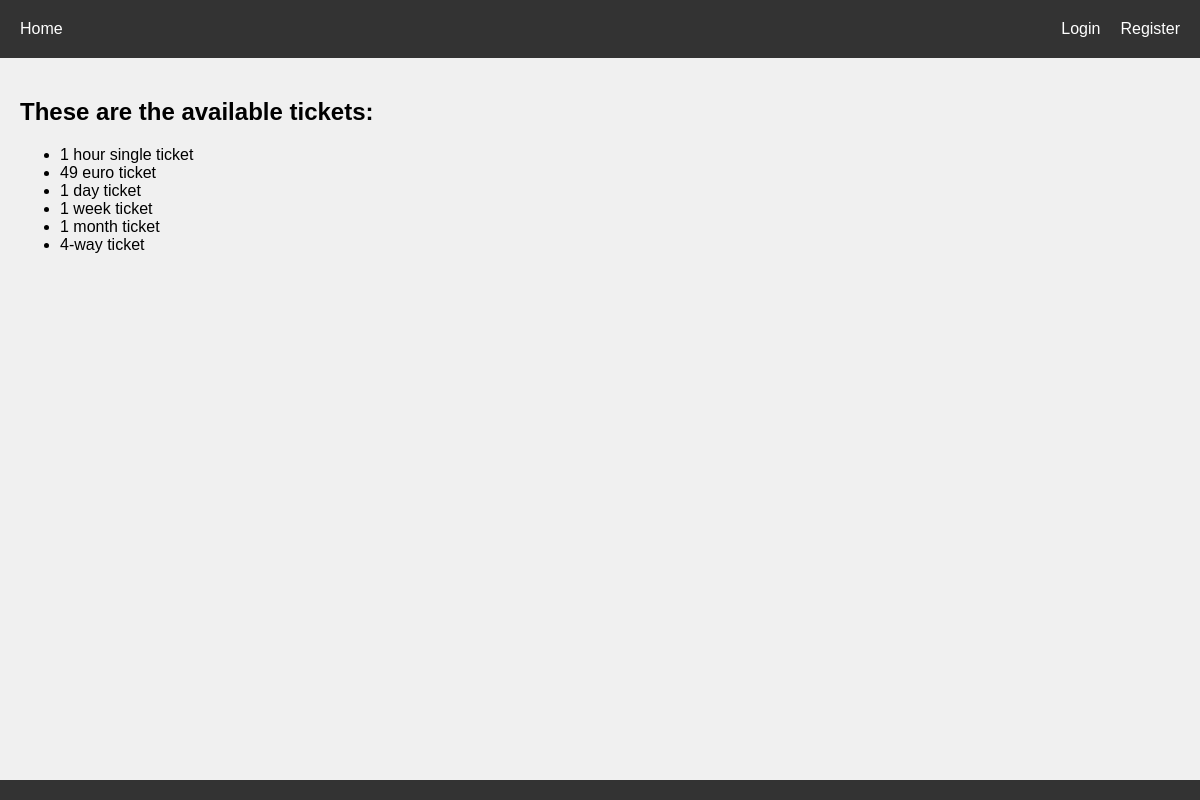
The page /tickets/tickets on the database its author committed.
### tickets/models.py (models this page shows, shortened)
class Tickets(models.Model):
    name = models.CharField(max_length=24)
    text = models.TextField()
    created = models.DateTimeField(auto_now_add=True)

### tickets/views.py (the view)
# urls.py: path('tickets', views.list),
def list(request):
    all_tickets = Tickets.objects.all()
    return render(request, 'tickets/tickets_list.html', {'tickets': all_tickets})

### tickets/templates/tickets/tickets_list.html
{% extends "base.html" %}
{% block content %}
<h2>These are the available tickets:</h2>
    <ul>
        {% for ticket in tickets %}
            <li>{{ ticket.name }}</li>
        {% endfor %}
    </ul>
{% endblock %}

### static/css/style.css (style rules this page uses)
body { font-family: Arial, sans-serif; background-color: #f0f0f0; margin: 0; padding: 0; }

### rows shown on the page
Tickets: name "1 hour single ticket"
Tickets: name "49 euro ticket"
Tickets: name "1 day ticket"
Tickets: name "1 week ticket"
Tickets: name "1 month ticket"
Tickets: name "4-way ticket"
